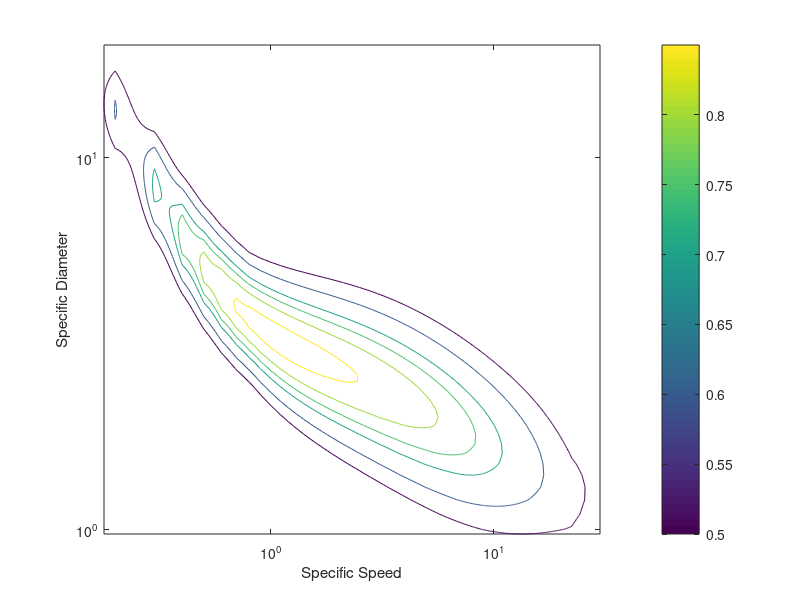

Reproduce this figure in MATLAB.
ns=0:0.1:30;
ds=0:0.1:20;

logds=log10(ds);
logns=log10(ns);

%make ends exponential
for i=1:length(logns)
    if logns(i)>1.3
        eff_max(i)=1.979*0.3773^logns(i);
    elseif logns(i)<-0.8
        eff_max(i)=1.462*3.516^logns(i);
    else
        eff_max(i)=0.868229+0.0215138*logns(i)-0.286446*logns(i)^2+0.385698*logns(i)^3-0.15606*logns(i)^4-0.268875*logns(i)^5+0.153681*logns(i)^6;
    end
end

%less drastic change for rhs n=0.5
% for i=1:length(logns)
%     if logns(i)>1.3
%         x1=1.3;
%         slope=0.0215138-2*0.286446*x1+3*0.385698*x1^2-4*0.15606*x1^3-5*0.268875*x1^4+6*0.153681*x1^5;
%         y1=0.868229+0.0215138*x1-0.286446*x1^2+0.385698*x1^3-0.15606*x1^4-0.268875*x1^5+0.153681*x1^6;
%         eff_max(i)=slope*(logns(i)-x1)+y1;
%     elseif logns(i)<-0.8
%         x1=-0.8;
%         slope=0.0215138-2*0.286446*x1+3*0.385698*x1^2-4*0.15606*x1^3-5*0.268875*x1^4+6*0.153681*x1^5;
%         y1=0.868229+0.0215138*x1-0.286446*x1^2+0.385698*x1^3-0.15606*x1^4-0.268875*x1^5+0.153681*x1^6;
%         eff_max(i)=slope*(logns(i)-x1)+y1;
%     else
%         eff_max(i)=0.868229+0.0215138*logns(i)-0.286446*logns(i)^2+0.385698*logns(i)^3-0.15606*logns(i)^4-0.268875*logns(i)^5+0.153681*logns(i)^6;
%     end
% end

%change a couple of data points
% for i=1:length(logns);
%     if logns(i)>1.3
%         x1=1.3;
%         slope=0.0203729-2*0.282933*x1+3*0.392736*x1^2-4*0.166823*x1^3-5*0.276637*x1^4+6*0.162495*x1^5;
%         y1=0.86803+0.0203729*x1-0.282933*x1^2+0.392736*x1^3-0.166823*x1^4-0.276637*x1^5+0.162495*x1^6;
%         eff_max(i)=slope*(logns(i)-x1)+y1;
%     elseif logns(i)<-0.8
%         x1=-0.8;
%         slope=0.0203729-2*0.282933*x1+3*0.392736*x1^2-4*0.166823*x1^3-5*0.276637*x1^4+6*0.162495*x1^5;
%         y1=0.86803+0.0203729*x1-0.282933*x1^2+0.392736*x1^3-0.166823*x1^4-0.276637*x1^5+0.162495*x1^6;
%         eff_max(i)=slope*(logns(i)-x1)+y1;
%     else
%         eff_max(i)=0.86803+0.0203729*logns(i)-0.282933*logns(i)^2+0.392736*logns(i)^3-0.166823*logns(i)^4-0.276637*logns(i)^5+0.162495*logns(i)^6;
%     end
% end

%original polynomial
% for i=1:length(logns);
%     if logns(i)>1.3
%         x1=1.3;
%         slope=0.0158396-2*0.259682*x1+3*0.427754*x1^2-4*0.229594*x1^3-5*0.320418*x1^4+6*0.205*x1^5;
%         y1=0.866727+0.0158396*x1-0.259682*x1^2+0.427754*x1^3-0.229594*x1^4-0.320418*x1^5+0.205*x1^6;
%         eff_max(i)=slope*(logns(i)-x1)+y1;
%     elseif logns(i)<-0.8
%         x1=-0.8;
%         slope=0.0158396-2*0.259682*x1+3*0.427754*x1^2-4*0.229594*x1^3-5*0.320418*x1^4+6*0.205*x1^5;
%         y1=0.866727+0.0158396*x1-0.259682*x1^2+0.427754*x1^3-0.229594*x1^4-0.320418*x1^5+0.205*x1^6;
%         eff_max(i)=slope*(logns(i)-x1)+y1;
%     else
%         eff_max(i)=0.866727+0.0158396*logns(i)-0.259682*logns(i)^2+0.427754*logns(i)^3-0.229594*logns(i)^4-0.320418*logns(i)^5+0.205*logns(i)^6;
%     end
% end

%gaussian
% eff_max=0.8868*exp(-(logns-0.2312).^2/1.554^2);

%polynomial
%eff_max=0.8646+0.1369*logns-0.3001*logns.^2;

%attempt to adjust axes to get added data points to be more accurate
for i=1:length(logns)
    if logns(i)>1.35
        middle(i)=0.0997;
%         x1=1.3;
%         slope=-0.408128+2*0.472169*x1-3*0.574357*x1^2-4*0.0481688*x1^3+5*0.451904*x1^4-6*0.19625*x1^5;
%         y1=0.524877-0.408128*x1+0.472169*x1^2-0.574357*x1^3-0.0481688*x1^4+0.451904*x1^5-0.19625*x1^6;
%         middle(i)=slope*(logns(i)-x1)+y1;
    elseif logns(i)<-0.8
middle(i)=-0.8563715456*logns(i)+0.54328550432;

%         x1=-0.8;
%         slope=-0.408128+2*0.472169*x1-3*0.574357*x1^2-4*0.0481688*x1^3+5*0.451904*x1^4-6*0.19625*x1^5;
%         y1=0.524877-0.408128*x1+0.472169*x1^2-0.574357*x1^3-0.0481688*x1^4+0.451904*x1^5-0.19625*x1^6;
%         middle(i)=slope*(logns(i)-x1)+y1;
    else
        middle(i)=0.524877-0.408128*logns(i)+0.472169*logns(i)^2-0.574357*logns(i)^3-0.0481688*logns(i)^4+0.451904*logns(i)^5-0.19625*logns(i)^6;
    end
end

% with correct added data points
% for i=1:length(logns);
%     if logns(i)>1.3
%         x1=1.3;
%         slope=-0.356504+2*0.343326*x1-3*0.527476*x1^2+4*0.0686514*x1^3+5*0.343959*x1^4-6*0.171734*x1^5;
%         y1=0.521941-0.356504*x1+0.343326*x1^2-0.527476*x1^3+0.0686514*x1^4+0.343959*x1^5-0.171734*x1^6;
%         middle(i)=slope*(logns(i)-x1)+y1;
%     elseif logns(i)<-0.8
%         x1=-0.8;
%         slope=-0.356504+2*0.343326*x1-3*0.527476*x1^2+4*0.0686514*x1^3+5*0.343959*x1^4-6*0.171734*x1^5;
%         y1=0.521941-0.356504*x1+0.343326*x1^2-0.527476*x1^3+0.0686514*x1^4+0.343959*x1^5-0.171734*x1^6;
%         middle(i)=slope*(logns(i)-x1)+y1;
%     else
%         middle(i)=0.521941-0.356504*logns(i)+0.343326*logns(i)^2-0.527476*logns(i)^3+0.0686514*logns(i)^4+0.343959*logns(i)^5-0.171734*logns(i)^6;
%     end
% end


% for i=1:length(logns);
%     if logns(i)>1.5
%         middle(i)=0.5508-0.5392*1.5+0.1907*1.5^2;
%     elseif logns(i)<-1
%         middle(i)=-0.9206*logns(i)+0.5508;
%     else
%         middle(i)=0.5508-0.5392*logns(i)+0.1907*logns(i)^2;
%     end
% end

for i=1:length(logns)
    if logns(i)>1
        stdeviation(i)=0.2592+0.2495*1-0.1288*1^2;
    elseif logns(i)<-0.09
        stdeviation(i)=0.2592+0.2495*-0.09-0.1288*(-0.09)^2;
    else
        stdeviation(i)=0.2592+0.2495*logns(i)-0.1288*logns(i)^2;
    end
end

lns=length(ns);
lds=length(ds);


% efficiency=eff_max.*exp(-(logds(50)-middle).^2./stdeviation.^2)

efficiency=zeros(lds,lns);
for j=1:lds
    efficiency(j,:)=eff_max.*exp(-(logds(j)-middle).^2./stdeviation.^2);
end

v=[0.5, 0.6, 0.7, 0.75, 0.8, 0.85];
contour(ns,ds,efficiency,v)
xlabel('Specific Speed')
ylabel('Specific Diameter')
colorbar
set(gca, 'YScale', 'log')
set(gca, 'XScale', 'log')

%%%%%% plot centerline %%%%%%%%%%%%%%%%%%%%%%%%%%%%%%%%
% hold on
% ns=0.05:0.05:100;
% logns=log10(ns);
% 
% for i=1:length(logns);
%     if logns(i)>1.3
%         x1=1.3;
%         slope=-0.408128+2*0.472169*x1-3*0.574357*x1^2-4*0.0481688*x1^3+5*0.451904*x1^4-6*0.19625*x1^5;
%         y1=0.524877-0.408128*x1+0.472169*x1^2-0.574357*x1^3-0.0481688*x1^4+0.451904*x1^5-0.19625*x1^6;
%         middle(i)=slope*(logns(i)-x1)+y1;
%     elseif logns(i)<-0.8
%         x1=-0.8;
%         slope=-0.408128+2*0.472169*x1-3*0.574357*x1^2-4*0.0481688*x1^3+5*0.451904*x1^4-6*0.19625*x1^5;
%         y1=0.524877-0.408128*x1+0.472169*x1^2-0.574357*x1^3-0.0481688*x1^4+0.451904*x1^5-0.19625*x1^6;
%         middle(i)=slope*(logns(i)-x1)+y1;
%     else
%         middle(i)=0.524877-0.408128*logns(i)+0.472169*logns(i)^2-0.574357*logns(i)^3-0.0481688*logns(i)^4+0.451904*logns(i)^5-0.19625*logns(i)^6;
%     end
% end
% 
% 
% actualMiddle=10.^middle;
% plot(ns,actualMiddle,'LineWidth',2)
% xlabel('n_s')
% ylabel('curve center')